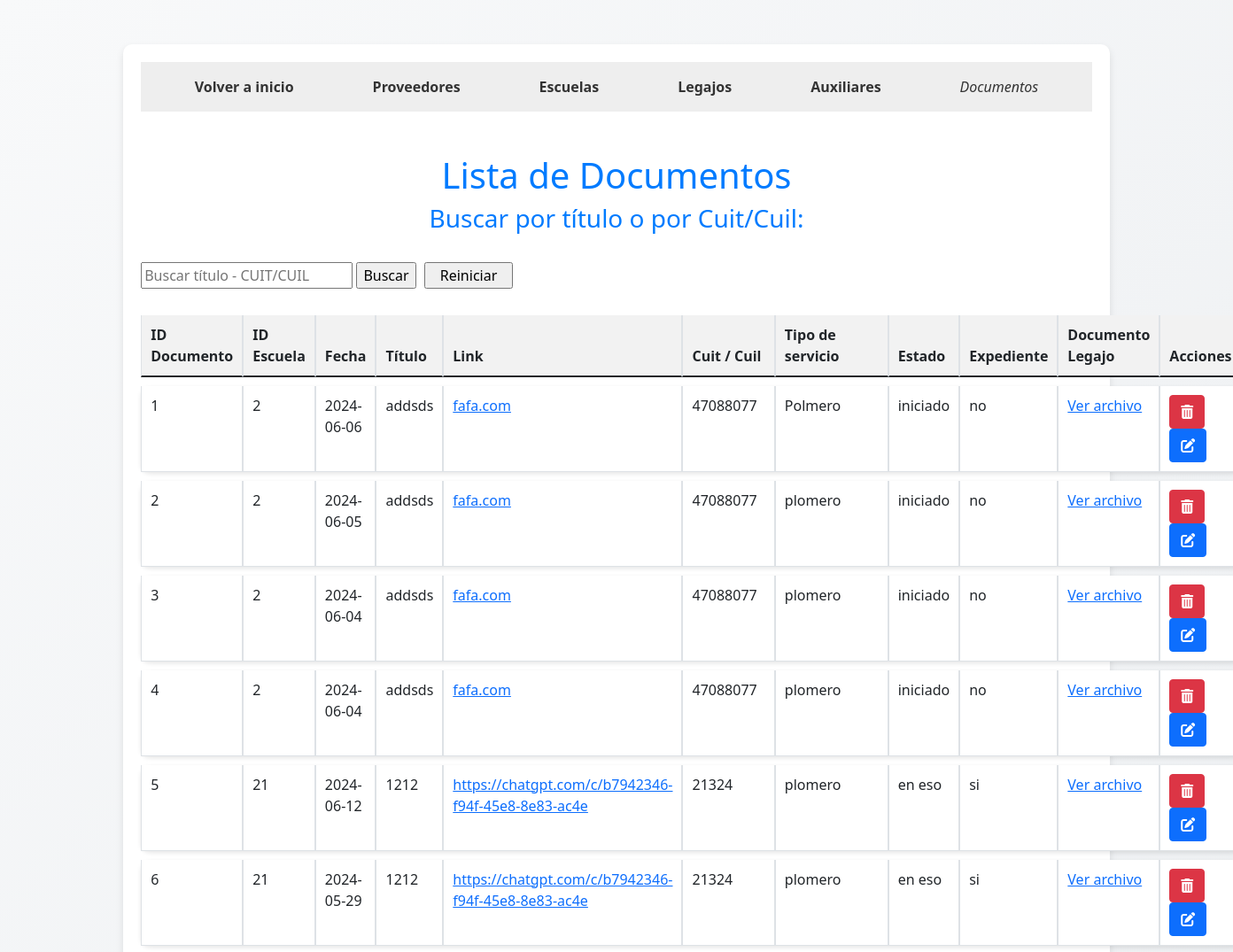
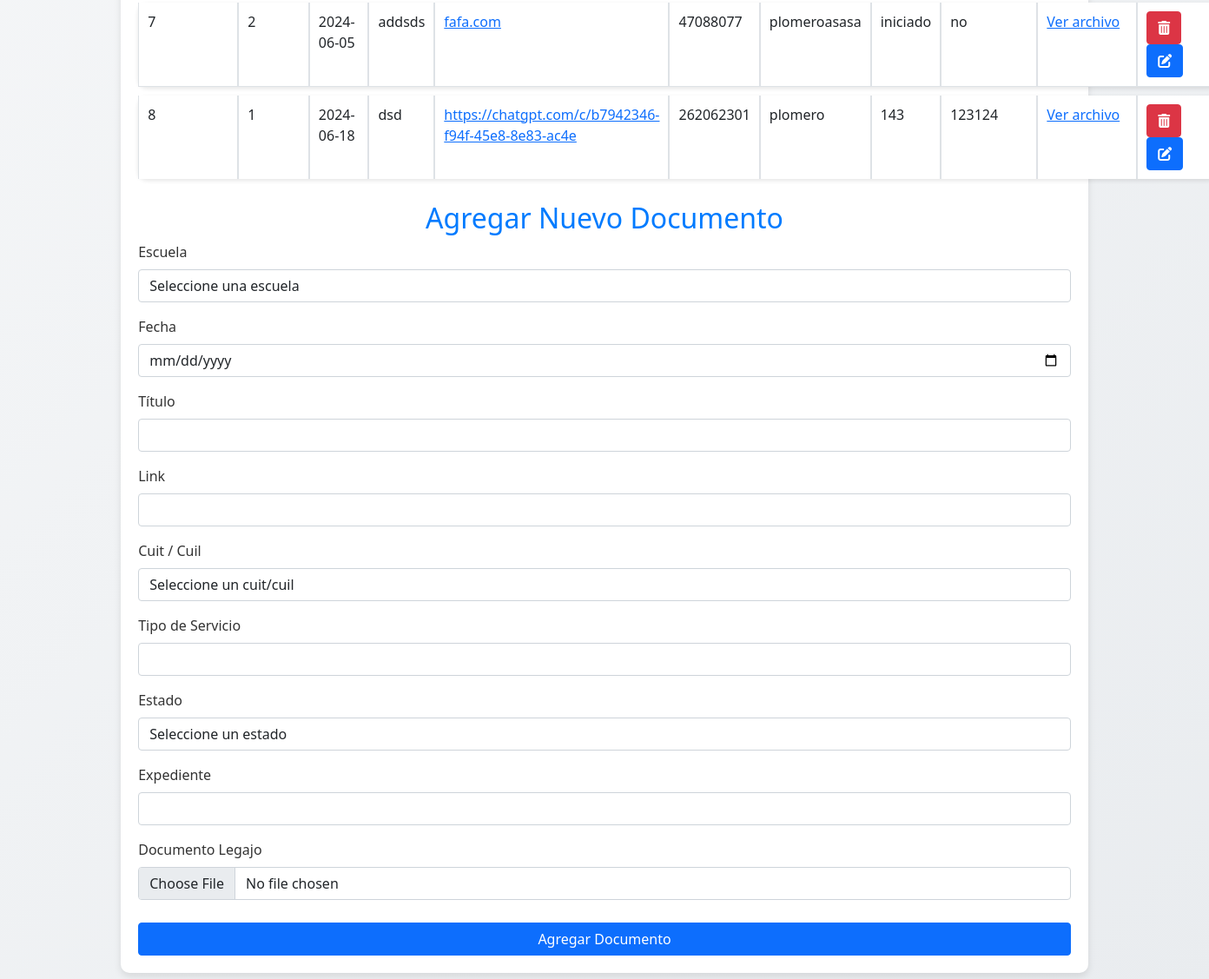
The app's page /documento/documento.php with its own data (2 pictures, top to bottom).
### tables this page shows
CREATE TABLE `documentos` (
  `id_documento` int(11) NOT NULL,
  `id_esc` int(11) NOT NULL,
  `fecha` date NOT NULL,
  `titulo` varchar(50) NOT NULL,
  `link` varchar(50) NOT NULL,
  `cuit_cuil` varchar(50) DEFAULT NULL,
  `tipo_servicio` varchar(50) DEFAULT NULL,
  `estado` varchar(50) DEFAULT NULL,
  `expediente` varchar(50) DEFAULT NULL,
  `historial_legajo` varchar(50) DEFAULT NULL
);

### documento/documento.php (the view, shortened to what this page needs)
<!DOCTYPE html>
<html lang="es">
<head>
    <link href="https://cdn.jsdelivr.net/npm/bootstrap@5.0.2/dist/css/bootstrap.min.css" rel="stylesheet">
    <link href="https://cdnjs.cloudflare.com/ajax/libs/font-awesome/6.5.2/css/all.min.css" rel="stylesheet">
    <link rel="stylesheet" href="../estilo.css">
</head>
<body>
    <div class="container">
         <nav>
        <ul>
            <li><a href="../index.php">Volver a inicio</a></li>
            <li><a href="../proveedores/proveedores.php">Proveedores</a></li>
            <li><a href="../escuela/escuela.php">Escuelas</a></li>
            <li><a href="../legajo/legajo.php">Legajos</a></li>
            <li><a href="../auxiliar/auxiliar.php">Auxiliares</a></li>
            <li><em>Documentos</em></li>
        </ul>
        </nav>
        <h1 class="mt-5">Lista de Documentos</h1>
        <h3>Buscar por título o por Cuit/Cuil:</h3>
        <br>
        <form method="get" action="">
            <input type="text" name="search" placeholder="Buscar título - CUIT/CUIL" value="<?php echo isset($_GET['search']) ? $_GET['search'] : '' ?>">
            <input type="submit" value="Buscar">
            <input type="button" value="Reiniciar" onclick="window.location.href='?';" style="padding: 1px 16px; margin-left: 5px;">
        </form>
        <table class="table table-bordered">
            <thead>
                <tr>
                    <th>ID Documento</th>
                    <th>ID Escuela</th>
                    <th>Fecha</th>
                    <th>Título</th>
                    <th>Link</th>
                    <th>Cuit / Cuil</th>
                    <th>Tipo de servicio</th>
                    <th>Estado</th>
                    <th>Expediente</th>
                    <th>Documento Legajo</th>
                    <th>Acciones</th>
                </tr>
            </thead>
            <tbody>
                <?php
                $servername = "localhost";
                $username = "admin";
                $password = "admin";
                $dbname = "consejo";
                $conn = new mysqli($servername, $username, $password, $dbname);
                $search = isset($_GET['search']) ? $conn->real_escape_string($_GET['search']) : '';
                $sql = "SELECT id_documento, id_esc, fecha, titulo, link, cuit_cuil, tipo_servicio, estado, expediente, historial_legajo
        FROM documentos
        WHERE titulo LIKE '%$search%'
        OR cuit_cuil LIKE '%$search%'";
                $result = $conn->query($sql);
                if ($result->num_rows > 0) {
                    while($row = $result->fetch_assoc()) {
                        echo "<tr>";
                        echo "<td>" . $row["id_documento"] . "</td>";
                        echo "<td>" . $row["id_esc"] . "</td>";
                        echo "<td>" . $row["fecha"] . "</td>";
                        echo "<td>" . $row["titulo"] . "</td>";
                        echo "<td><a href='" . $row["link"] . "'>" . $row["link"] . "</a></td>";
                        echo "<td>" . $row["cuit_cuil"] . "</td>";
                        echo "<td>" . $row["tipo_servicio"] . "</td>";
                        echo "<td>" . $row["estado"] . "</td>";
                        echo "<td>" . $row["expediente"] . "</td>";
                        echo "<td><a href='" . $row["historial_legajo"] . "'>Ver archivo</a></td>";
                        echo "<td>";
                        echo "<a href='eliminar_documento.php?id=" . $row["id_documento"] . "' class='btn btn-danger'><i class='fas fa-trash-alt'></i></a> ";
                        echo "<a href='editar_documento.php?id=" . $row["id_documento"] . "' class='btn btn-primary'><i class='fas fa-edit'></i></a>";
                        echo "</td>";
                        echo "</tr>";
                    }
                } else {
                    echo "<tr><td colspan='11'>No hay datos disponibles</td></tr>";
                }
                ?>
            </tbody>
        </table>
        <h2>Agregar Nuevo Documento</h2>
        <form method="post" action="insertar_documento.php" enctype="multipart/form-data">
            <div class="mb-3">
                <label for="id_esc" class="form-label">Escuela</label>
                <select name="id_esc" id="id_esc" class="form-control" required>
                    <option value="">Seleccione una escuela</option>
                </select>
            </div>
            <div class="mb-3">
                <label for="fecha" class="form-label">Fecha</label>
                <input type="date" class="form-control" id="fecha" name="fecha" required>
            </div>
            <div class="mb-3">
                <label for="titulo" class="form-label">Título</label>
                <input type="text" class="form-control" id="titulo" name="titulo" required>
            </div>
            <div class="mb-3">
                <label for="link" class="form-label">Link</label>
                <input type="text" class="form-control" id="link" name="link" required>
            </div>
            <div class="mb-3">
                <label for="cuit_cuil" class="form-label">Cuit / Cuil</label>
                <select name="cuit_cuil" id="cuit_cuil" class="form-control" required>
                    <option value="">Seleccione un cuit/cuil</option>
                </select>
            </div>
            <div class="mb-3">
                <label for="tipo_servicio" class="form-label">Tipo de Servicio</label>
                <input type="text" class="form-control" id="tipo_servicio" name="tipo_servicio" required>
            </div>
            <div class="mb-3">
                <label for="estado" class="form-label">Estado</label>
                <select class="form-control" id="estado" name="estado" required>
                    <option value="">Seleccione un estado</option>
                </select>
            </div>
            <div class="mb-3">
                <label for="expediente" class="form-label">Expediente</label>
                <input type="text" class="form-control" id="expediente" name="expediente" required>
            </div>
            <div class="mb-3">
                <label for="historial_legajo" class="form-label">Documento Legajo</label>
                <input type="file" class="form-control" id="historial_legajo" name="historial_legajo" required>
            </div>
            <button type="submit" class="btn btn-primary">Agregar Documento</button>
        </form>
    </div>
</body>
</html>

### estilo.css (style rules this page uses)
body { font-family: 'Segoe UI', Tahoma, Geneva, Verdana, sans-serif; background: linear-gradient(135deg, #f8f9fa, #e9ecef); margin: 0; padding: 0; color: #333; overflow-x: hidden; display: flex; justify-content: center; align-items: center; min-height: 100vh; }
.container { width: 100%; max-width: 80%; margin: 50px 0; box-sizing: border-box; padding: 20px; background: white; box-shadow: 0 4px 8px rgba(0, 0, 0, 0.1); border-radius: 10px; }
h1, h2, h3 { color: #007bff; text-align: center; }
button { padding: 10px 20px; margin-top: 10px; background-color: #007bff; color: white; border: none; border-radius: 4px; cursor: pointer; display: block; width: 100%; font-size: 16px; transition: background-color 0.3s ease; }
.table { margin-top: 20px; border-collapse: separate; border-spacing: 0 10px; }
.table thead th { background-color: #f2f2f2; padding: 10px; border-bottom: 2px solid #dee2e6; text-align: left; }
.table tbody tr { background: white; border-radius: 10px; box-shadow: 0 2px 5px rgba(0, 0, 0, 0.1); transition: transform 0.2s; }
.table tbody td { padding: 10px; border-bottom: 1px solid #dee2e6; }
.table tbody tr:last-child td { border-bottom: none; }
nav { background-color: #eee; padding: 1em; }
nav ul { list-style-type: none; margin: 0; padding: 0; display: flex; justify-content: space-around; }
nav a { text-decoration: none; color: #333; font-weight: bold; }

### documento/documento.php (style rules this page uses)
table { width: 100%; border-collapse: collapse; }
th, td { padding: 8px; text-align: left; border-bottom: 1px solid #ddd; }
th { background-color: #f2f2f2; }
nav { background-color: #eee; padding: 1em; }
nav ul { list-style-type: none; margin: 0; padding: 0; display: flex; justify-content: space-around; }
nav a { text-decoration: none; color: #333; font-weight: bold; }

### records on screen
documentos: id_documento "1", id_esc "2", fecha "2024-06-06", titulo "addsds", link "fafa.com", cuit_cuil "47088077", tipo_servicio "Polmero", estado "iniciado", expediente "no"
documentos: id_documento "2", id_esc "2", fecha "2024-06-05", titulo "addsds", link "fafa.com", cuit_cuil "47088077", tipo_servicio "plomero", estado "iniciado", expediente "no"
documentos: id_documento "3", id_esc "2", fecha "2024-06-04", titulo "addsds", link "fafa.com", cuit_cuil "47088077", tipo_servicio "plomero", estado "iniciado", expediente "no"
documentos: id_documento "4", id_esc "2", fecha "2024-06-04", titulo "addsds", link "fafa.com", cuit_cuil "47088077", tipo_servicio "plomero", estado "iniciado", expediente "no"
documentos: id_documento "5", id_esc "21", fecha "2024-06-12", titulo "1212", link "https://chatgpt.com/c/b7942346-f94f-45e8-8e83-ac4e", cuit_cuil "21324", tipo_servicio "plomero", estado "en eso", expediente "si"
documentos: id_documento "6", id_esc "21", fecha "2024-05-29", titulo "1212", link "https://chatgpt.com/c/b7942346-f94f-45e8-8e83-ac4e", cuit_cuil "21324", tipo_servicio "plomero", estado "en eso", expediente "si"
documentos: id_documento "7", id_esc "2", fecha "2024-06-05", titulo "addsds", link "fafa.com", cuit_cuil "47088077", tipo_servicio "plomeroasasa", estado "iniciado", expediente "no"
documentos: id_documento "8", id_esc "1", fecha "2024-06-18", titulo "dsd", link "https://chatgpt.com/c/b7942346-f94f-45e8-8e83-ac4e", cuit_cuil "262062301", tipo_servicio "plomero", estado "143", expediente "123124"
